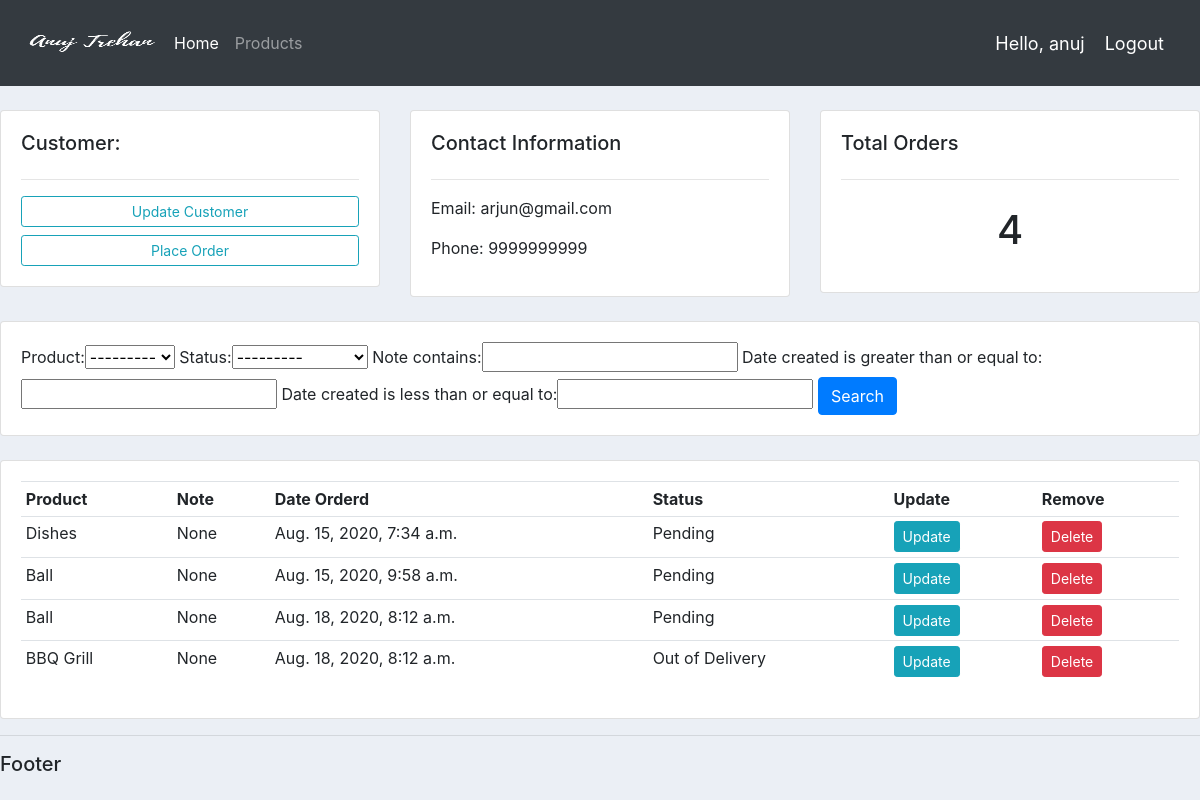
/customers/2/ (signed in), run on the app's committed database.
### accounts/models.py (models this page shows, shortened)
class Customer(models.Model):
    user = models.OneToOneField(User,null=True,on_delete= models.CASCADE,blank=True)
    name = models.CharField(max_length=200,null=True)
    phone = models.CharField(max_length=200,null=True)
    email =  models.CharField(max_length=200,null=True)
    profilePic = models.ImageField(default = 'profile1.png',null=True,blank=True)
    date_created = models.DateTimeField(auto_now_add=True,null=True)

class Order(models.Model):
    STATUS = (
        ('Pending','Pending'),
        ('Out of Delivery','Out of Delivery'),
        ('Delivered','Delivered'),
    )
    customer = models.ForeignKey(Customer,null=True,on_delete=models.SET_NULL)
    product = models.ForeignKey(Product,null=True,on_delete=models.SET_NULL)
    date_created = models.DateTimeField(auto_now_add=True,null=True)
    status = models.CharField(max_length=200,null=True,choices=STATUS)
    note = models.CharField(max_length=1000,null=True)

class Product(models.Model):
    CATEGORY = (
        ('indoor','indoor'),
        ('outdoor','outdoor')
    )
    name = models.CharField(max_length=200,null=True)
    price = models.FloatField(null=True)
    category = models.CharField(max_length=200,null=True,choices=CATEGORY)
    description = models.CharField(max_length=200,null=True)
    date_created = models.DateTimeField(auto_now_add=True,null=True)
    tags = models.ManyToManyField(Tag)
    def __str__(self):
        return self.name

### accounts/decorators.py (the view)
        def wrapper_func(request,*args,**kwargs):
            group = None
            if request.user.groups.exists():
                group = request.user.groups.all()[0].name
            if group in allowed_roles:
                return view_func(request,*args,**kwargs)
            else:
                return HttpResponse('You are not authorized to view this page')

### accounts/views.py (called while the page is built)
@login_required(login_url = 'login')
@allowedUser(allowed_roles=['admin'])
def customers(request,pk):
    customer = Customer.objects.get(id = pk)
    orders = customer.order_set.all()
    myFilter = OrderFilter(request.GET,queryset=orders)
    orders = myFilter.qs
    context = {
        'customer':customer,
        'orders':orders,
        'total_orders':orders.count(),
        'my_filter':myFilter
    }
    return render(request,"accounts/customers.html",context)

### accounts/templates/accounts/customers.html
{% extends 'accounts/main.html' %}
{% block content %}
<br>
<div class="row">
    <div class="col-md">
        <div class="card card-body">
            <h5>Customer:</h5>
            <hr>
            <a class="btn btn-outline-info  btn-sm btn-block" href="">Update Customer</a>
            <a class="btn btn-outline-info  btn-sm btn-block" href="{% url 'create_order' customer.id %}">Place Order</a>
        </div>
    </div>
    <div class="col-md">
        <div class="card card-body">
            <h5>Contact Information</h5>
            <hr>
            <p>Email: {{customer.email}}</p>
            <p>Phone: {{customer.phone}}</p>
        </div>
    </div>
    <div class="col-md">
        <div class="card card-body">
            <h5>Total Orders</h5>
            <hr>
            <h1 style="text-align: center;padding: 10px">{{total_orders}}</h1>
        </div>
    </div>
</div>
<br>
<div class="row">
    <div class="col">
        <div class="card card-body">
            <form method="get">
                {{my_filter.form}}
                <button class="btn btn-primary" type="submit">Search</button>
            </form>
        </div>
    </div>
</div>
<br>
<div class="row">
    <div class="col-md">
        <div class="card card-body">
            <table class="table table-sm">
                <tr>
                    <th>Product</th>
                    <th>Note</th>
                    <th>Date Orderd</th>
                    <th>Status</th>
                    <th>Update</th>
                    <th>Remove</th>
                </tr>
                {% for order in orders %}
                    <tr>
                        <td>{{order.product}}</td>
                        <td>{{order.note}}</td>
                        <td>{{order.date_created}}</td>
                        <td>{{order.status}}</td>
                        <td> <a class= "btn btn-sm btn-info" href="{% url 'update_order' order.id %}">Update</a> </td>
                        <td> <a class= "btn btn-sm btn-danger" href="{% url 'delete_order' order.id %}">Delete</a> </td>
                    </tr>
                {% endfor %}
            </table>
        </div>
    </div>
</div>
{% endblock %}

### accounts/templates/accounts/navbar.html (shortened to what this page needs)
{% load static %}
<nav class="navbar navbar-expand-lg navbar-dark bg-dark">
    <img src="{% static 'images/logo.png' %}" alt="" height="70px" width="150px">
    <div class="collapse navbar-collapse" id="navbarNav">
        {% if request.user.is_staff %}
        <ul class="navbar-nav">
            <li class="nav-item active">
                <a class="nav-link" href="{% url 'home' %}">Home <span class="sr-only">(current)</span></a>
            </li>
            <li class="nav-item">
                <a class="nav-link" href="{% url 'products' %}">Products</a>
            </li>
        </ul>
        {% else %}
        <li class="nav-item">
            <a class="nav-link" href="{% url 'account' %}">Settings</a>
        </li>
        {% endif %}
    </div>
    <span class="hello-msg">Hello, {{request.user}} </span>
    <span><a class="hello-msg" href="{% url 'logout' %}">Logout</a></span>
</nav>

### static/css/main.css (style rules this page uses)
body { background-color: #ebeff5; }

### accounts/templates/accounts/navbar.html (style rules this page uses)
.hello-msg { font-size: 18px; color: #fff; margin-right: 20px; }

### data on the page
Customer: email "arjun@gmail.com", phone "9999999999"
Order: product "Dishes", note "None", date_created "Aug. 15, 2020, 7:34 a.m.", status "Pending"
Order: product "Ball", note "None", date_created "Aug. 15, 2020, 9:58 a.m.", status "Pending"
Order: product "Ball", note "None", date_created "Aug. 18, 2020, 8:12 a.m.", status "Pending"
Order: product "BBQ Grill", note "None", date_created "Aug. 18, 2020, 8:12 a.m.", status "Out of Delivery"

### other printed values
{{ request.user }} "anuj"
{{ total_orders }} "4"
